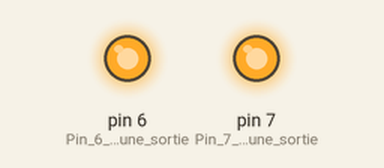
Recording of a sketch running on a simulated Arduino Uno, built with avr-gcc and run on an emulated ATmega328P. On the bench: output pins drawn as LEDs (lit = HIGH).

Above: at 20.0 s.
At 40.5 s:
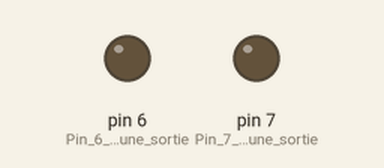
Timing chart, 0 to 53.3 s (numbered marks = the images above):
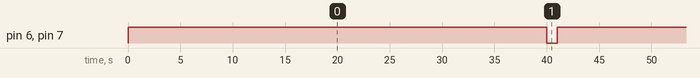

Measured:
- by itself, pin 6 (Pin_6_est_une_sortie), pin 7 (Pin_7_est_une_sortie): alternates HIGH for 40.0 s and LOW for 1.0 s

The sketch:

exercice2.ino
```cpp
void setup() {
  // put your setup code here, to run once:
  pinMode (6, OUTPUT); // Pin 6 est une sortie.
  pinMode (7, OUTPUT); // Pin 7 est une sortie.
}

void loop() {
  // put your main code here, to run repeatedly:
  digitalWrite (6, HIGH);// Tournez la LED sur broche 6.
  digitalWrite (7, HIGH); // Tournez la LED sur une Broche 7.
  delay(40000); // Attendre 2000 millisecondes.
  digitalWrite (6, LOW);// Tournez la LED sur broche 6.
  digitalWrite (7, LOW); // Tournez la LED sur une Broche 7.
   delay(1000);
}
```
